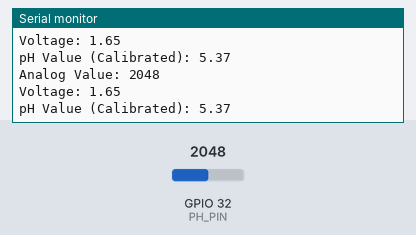
Bench run of a sketch on a simulated ESP32. Parts: the last lines printed to the serial monitor. The inputs (shaded band) are chosen by the test bench; at power-on: GPIO 32 (PH_PIN) = 2048.

Above: at 1.8 s.
1.9 s: GPIO 32 (PH_PIN) set to 2866
At 2.8 s:
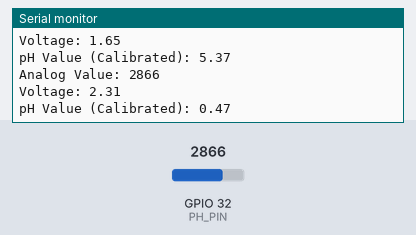
3.4 s: GPIO 32 (PH_PIN) set to 3603
At 4.7 s:
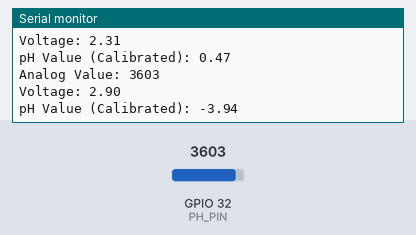
Timing chart, 0 to 6.4 s (numbered marks = the images above; inputs shaded):
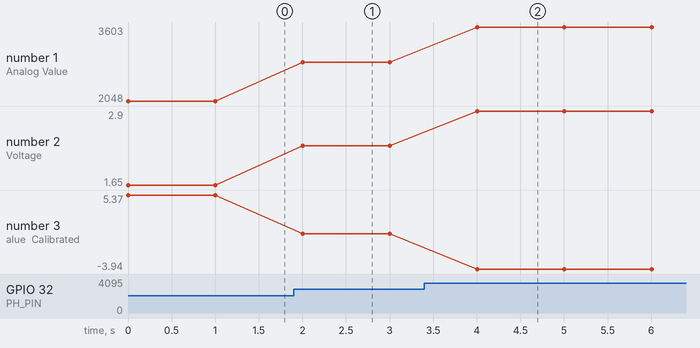

The sketch:

ph.ino
```cpp
#define PH_PIN 32  // GPIO32 (D32) where the pH sensor is connected

float voltage, pHValue;
const float VREF = 3.3;      // ESP32 ADC reference voltage
const int ADC_RES = 4096;    // 12-bit ADC resolution
float offset = 17.625;          // Adjust after calibration
float slope = -7.43;          // Adjust after calibration

void setup() {
  Serial.begin(115200);
  pinMode(PH_PIN, INPUT);
  Serial.println("Start pH Sensor Calibration");
}

void loop() {
  int analogValue = analogRead(PH_PIN);  // Read raw analog value
  voltage = (analogValue * VREF) / ADC_RES;  // Convert to voltage
  pHValue = slope * voltage + offset;  // Calculate pH based on slope and offset

  Serial.print("Analog Value: ");
  Serial.println(analogValue);
  Serial.print("Voltage: ");
  Serial.println(voltage, 2);
  Serial.print("pH Value (Calibrated): ");
  Serial.println(pHValue, 2);

  delay(1000);  // Delay for readability
}
```

Measured:
- after the input at 1.9 s, the serial monitor: prints a new line after 0.10 s (image 1)
- after the input at 3.4 s, the serial monitor: prints a new line after 0.60 s (image 2)
- plotted number 1: 2048 → 2866 after the input at 1.9 s, 2866 → 3603 after the input at 3.4 s
- plotted number 2: 1.65 → 2.31 after the input at 1.9 s, 2.31 → 2.9 after the input at 3.4 s
- plotted number 3: 5.37 → 0.47 after the input at 1.9 s, 0.47 → -3.94 after the input at 3.4 s
